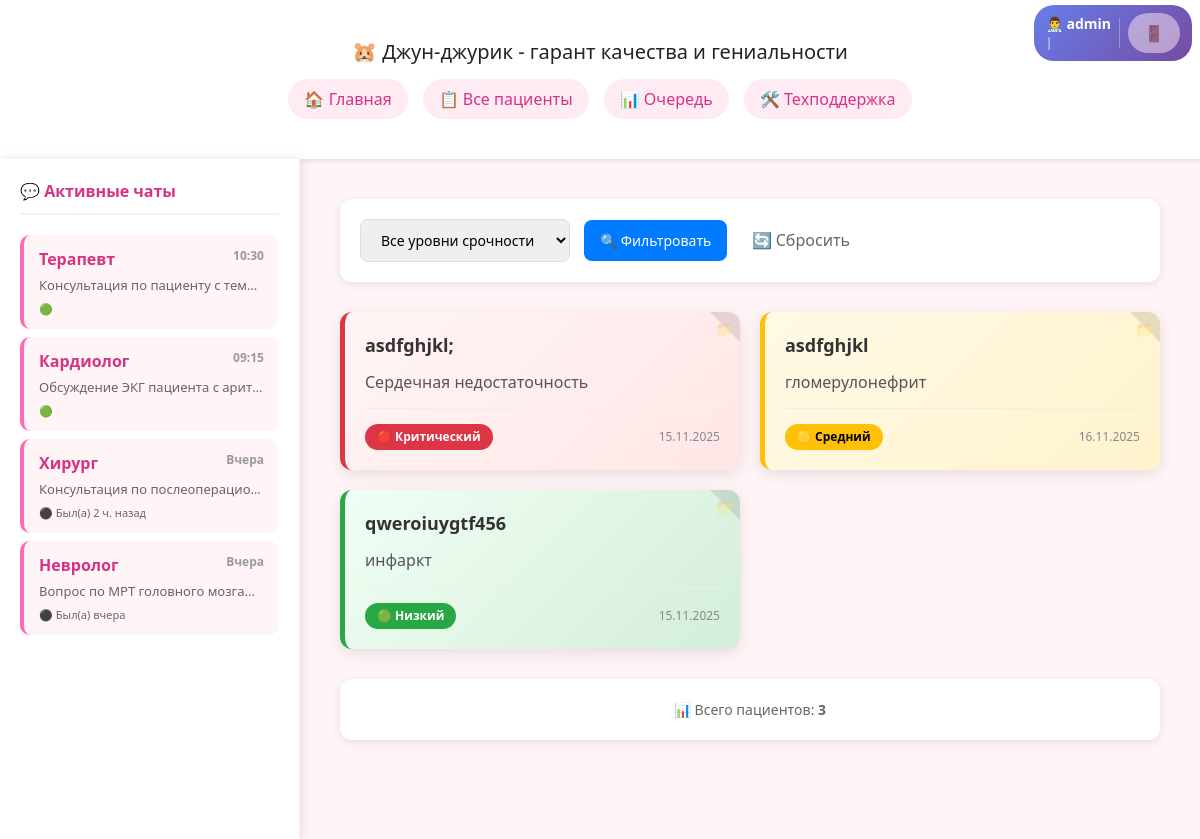
Page /patients/ (signed in) on the committed database.
### users/models.py (models this page shows, shortened)
class Doctor(AbstractUser):
    groups = models.ManyToManyField(
        'auth.Group',
        verbose_name='groups',
        blank=True,
        help_text='The groups this user belongs to.',
        related_name='doctor_set',  # Уникальный related_name
        related_query_name='doctor',
    )
    user_permissions = models.ManyToManyField(
        'auth.Permission',
        verbose_name='user permissions',
        blank=True,
        help_text='Specific permissions for this user.',
        related_name='doctor_set',  # Уникальный related_name
        related_query_name='doctor',
    )
    specialization = models.CharField(
        max_length=100,
        verbose_name="Специализация",
        help_text="Например: Кардиолог, Невролог, Терапевт"
    )
    department_name = models.CharField(
        max_length=150,
        verbose_name="Название отделения"
    )
    department_code = models.CharField(
        max_length=20,
        verbose_name="Код отделения"
    )
    phone = models.CharField(
        max_length=20,
        blank=True,
        verbose_name="Телефон"
    )
    license_number = models.CharField(
        max_length=50,
        blank=True,
        verbose_name="Номер медицинской лицензии"
    )
    is_verified = models.BooleanField(
        default=True,
        verbose_name="Верифицирован"
    )
    years_of_experience = models.IntegerField(
        default=0,
        verbose_name="Стаж работы (лет)"
    )
    bio = models.TextField(
        blank=True,
        verbose_name="О враче"
    )
    created_at = models.DateTimeField(
        auto_now_add=True,
        verbose_name="Дата добавления"
    )
    updated_at = models.DateTimeField(
        auto_now=True,
        verbose_name="Дата обновления"
    )
    class Meta:
        verbose_name = 'Врач'
        verbose_name_plural = 'Врачи'
        ordering = ['department_name', 'specialization', 'last_name']

### main/models.py (models this page shows, shortened)
class Patient(models.Model):
    encrypted_id = models.CharField(max_length=50, unique=True, verbose_name="ID пациента")
    encrypted_name = models.TextField(verbose_name="Зашифрованное имя пациента")
    diagnosis = models.TextField(blank=True, verbose_name="Диагноз")
    icd10_codes = models.TextField(blank=True, verbose_name="Коды МКБ-10")
    hilling_doc = models.CharField(max_length=50, blank=True, verbose_name="Лечащий врач")
    urgency_level = models.IntegerField(default=4, verbose_name="Уровень срочности (1-4)")
    emergency_criteria = models.IntegerField(
        default=50,
        verbose_name="Критерий неотложности (1-100)",
        help_text="Оценка неотложности состояния пациента по шкале от 1 до 100",
        validators=[MinValueValidator(1), MaxValueValidator(100)]
    )
    clinical_route = models.JSONField(default=dict, verbose_name="Клинический маршрут")
    visits_data = models.JSONField(
        default=list,
        blank=True,
        verbose_name="Данные визитов"
    )
    created_at = models.DateTimeField(auto_now_add=True)
    updated_at = models.DateTimeField(auto_now=True)
    is_active = models.BooleanField(default=True)
    class Meta:
        ordering = ['-emergency_criteria', 'urgency_level', '-created_at']
    def get_urgency_display(self):
        urgency_map = {
            1: '🔴 Критический',
            2: '🟠 Высокий',
            3: '🟡 Средний',
            4: '🟢 Низкий',
        }
        return urgency_map.get(self.urgency_level, '⚪ Неизвестно')

### main/views.py (the view)
# urls.py: path('patients/', views.PatientListView.as_view(), name='patient-list'),
class PatientListView(ListView):
    model = Patient
    template_name = 'main/patient_list.html'
    context_object_name = 'patients'
    def get_queryset(self):
        queryset = Patient.objects.filter(is_active=True)
        urgency_filter = self.request.GET.get('urgency')
        if urgency_filter and urgency_filter in ['1', '2', '3', '4']:
            queryset = queryset.filter(urgency_level=int(urgency_filter))
        return queryset.order_by('urgency_level', '-created_at')
    def get_context_data(self, **kwargs):
        context = super().get_context_data(**kwargs)
        context['current_urgency'] = self.request.GET.get('urgency', '')
        return context

### main/templates/main/patient_list.html (shortened to what this page needs)
{% extends 'main/head.html' %}
{% block content %}
</head>
<body>
    <div class="container">
        <div class="filters">
            <form method="get">
                <select name="urgency">
                    <option value="">Все уровни срочности</option>
                </select>
                <button type="submit">🔍 Фильтровать</button>
                <a href="{% url 'patient-list' %}" style="color: #666; text-decoration: none; margin-left: 10px;">🔄 Сбросить</a>
            </form>
        </div>
        <div class="patients-grid">
            {% for patient in patients %}
            <div class="patient-folder folder-urgency-{{ patient.urgency_level }}">
                <div class="folder-corner"></div>
                <div class="folder-icon">📁</div>
                <a href="{% url 'patient-detail' patient.encrypted_id %}" class="patient-name">
                    {{ patient.encrypted_name }}
                </a>
                <div class="patient-diagnosis">
                    {% if patient.diagnosis %}
                        {{ patient.diagnosis }}
                    {% else %}
                        <span style="color: #999;">Диагноз не указан</span>
                    {% endif %}
                </div>
                <div class="patient-meta">
                    <span class="urgency-badge badge-{{ patient.urgency_level }}">
                        {{ patient.get_urgency_display }}
                    </span>
                    <span class="patient-date">
                        {{ patient.created_at|date:"d.m.Y" }}
                    </span>
                </div>
            </div>
            {% empty %}
            <div class="empty-message">
                <div style="font-size: 48px; margin-bottom: 20px;">📭</div>
                <h3 style="color: #666; margin-bottom: 10px;">Пациенты не найдены</h3>
                <p style="color: #888;">Попробуйте изменить параметры фильтра</p>
            </div>
            {% endfor %}
        </div>
        <div class="stats">
            <p style="margin: 0; color: #666; font-size: 14px;">
                📊 Всего пациентов: <strong>{{ patients.count }}</strong>
            </p>
        </div>
    </div>
</body>
</html>
{% endblock %}

### main/templates/main/head.html (shortened to what this page needs)
<!doctype html>
<html lang="ru">
<head>
    <link rel="stylesheet" href="https://cdn.jsdelivr.net/npm/bootstrap@5.3.3/dist/css/bootstrap.min.css">
</head>
<body>
    <div class="header-section">
        <div class="container">
            <div class="nav-container">
                <h5 class="my-0 front-weight-normal">🐹 Джун-джурик - гарант качества и гениальности</h5>
                <div class="nav-buttons">
                    <a href="{% url 'index' %}">🏠 Главная</a>
                    {% if user.is_authenticated %}
                    <a href="{% url 'patient-list' %}">📋 Все пациенты</a>
                    <a href="{% url 'queue' %}">📊 Очередь</a>
                    <a href="#">🛠️ Техподдержка</a>
                    <span class="user-info">
                        <div class="user-text">
                            <div class="user-name">👨‍⚕️ {{ user.get_full_name|default:user.username }}</div>
                            <div class="user-details">{{ user.specialization }} | {{ user.department_name }}</div>
                        </div>
                        <a href="{% url 'doctor-logout' %}" class="logout-btn" title="Выйти">🚪</a>
                    </span>
                    {% else %}
                        <a href="{% url 'doctor-login' %}">🔐 Вход для врачей</a>
                    {% endif %}
                </div>
            </div>
        </div>
    </div>
    <div class="main-container">
        {% if user.is_authenticated %}
        <div class="chats-sidebar">
            <div class="chats-header">💬 Активные чаты</div>
            <a href="{% url 'doctor-chat' 'therapist' %}" class="chat-link">
                <div class="chat-item">
                    <div class="chat-specialist"> Терапевт <span class="chat-time">10:30</span></div>
                    <div class="chat-preview">Консультация по пациенту с температурой...</div>
                    <div class="chat-status online">🟢</div>
                </div>
            </a>
            <a href="{% url 'doctor-chat' 'cardiologist' %}" class="chat-link">
                <div class="chat-item">
                    <div class="chat-specialist"> Кардиолог <span class="chat-time">09:15</span></div>
                    <div class="chat-preview">Обсуждение ЭКГ пациента с аритмией...</div>
                    <div class="chat-status online">🟢 </div>
                </div>
            </a>
            <a href="{% url 'doctor-chat' 'surgeon' %}" class="chat-link">
                <div class="chat-item">
                    <div class="chat-specialist">Хирург <span class="chat-time">Вчера</span></div>
                    <div class="chat-preview">Консультация по послеоперационному уходу...</div>
                    <div class="chat-status offline">⚫ Был(а) 2 ч. назад</div>
                </div>
            </a>
            <a href="{% url 'doctor-chat' 'neurologist' %}" class="chat-link">
                <div class="chat-item">
                    <div class="chat-specialist"> Невролог <span class="chat-time">Вчера</span></div>
                    <div class="chat-preview">Вопрос по МРТ головного мозга...</div>
                    <div class="chat-status offline">⚫ Был(а) вчера</div>
                </div>
            </a>
        </div>
        {% endif %}
        <div class="content-area">
            {% block content %}{% endblock %}
</body>
</html>

### main/templates/main/head.html (style rules this page uses)
body { background-color: #fff5f7; min-height: 100vh; margin: 0; padding: 0; }
.main-container { display: flex; min-height: calc(100vh - 120px); }
.chats-sidebar { width: 300px; background: white; box-shadow: 2px 0 10px rgba(0,0,0,0.1); padding: 20px; overflow-y: auto; border-right: 1px solid #ffebf3; }
.chats-header { color: #d63384; font-weight: 600; margin-bottom: 20px; padding-bottom: 10px; border-bottom: 2px solid #ffebf3; }
.chat-item { padding: 12px 15px; margin-bottom: 8px; background: #fff5f7; border-radius: 10px; border-left: 4px solid #ff69b4; cursor: pointer; transition: all 0.3s ease; }
.chat-specialist { font-weight: 600; color: #d63384; }
.chat-time { font-size: 12px; color: #999; float: right; }
.chat-preview { font-size: 13px; color: #666; margin-top: 5px; white-space: nowrap; overflow: hidden; text-overflow: ellipsis; }
.chat-status { font-size: 11px; margin-top: 5px; color: #666; }
.chat-link { text-decoration: none; color: inherit; display: block; }
.content-area { flex: 1; padding: 20px; overflow-y: auto; }
.header-section { background-color: white; box-shadow: 0 2px 4px rgba(0,0,0,0.1); padding: 20px 0; }
.nav-container { display: flex; flex-direction: column; align-items: center; gap: 15px; }
.nav-buttons { display: flex; gap: 15px; flex-wrap: wrap; justify-content: center; align-items: center; }
.nav-buttons a { text-decoration: none; padding: 8px 16px; border-radius: 20px; background-color: #ffebf3; color: #d63384; transition: all 0.3s ease; }
.user-info { position: absolute; top: 5px; right: 8px; background: linear-gradient(135deg, #667eea, #764ba2); color: white; padding: 8px 12px; border-radius: 20px; font-size: 14px; display: flex; align-items: center; gap: 8px; }
.user-text { text-align: left; line-height: 1.3; }
.user-name { font-size: 14px; font-weight: 600; margin-bottom: 2px; }
.user-details { font-size: 12px; opacity: 0.9; }
.logout-btn { background: none; border: none; color: white; text-decoration: none; font-size: 16px; opacity: 0.5; transition: opacity 0.3s ease; padding: 4px; cursor: pointer; }

### main/templates/main/patient_list.html (style rules this page uses)
.container { max-width: 1400px; margin: 0 auto; padding: 20px; }
.filters { background: white; padding: 20px; border-radius: 12px; margin-bottom: 30px; box-shadow: 0 2px 10px rgba(0,0,0,0.1); }
.filters select, .filters button { padding: 10px 16px; margin-right: 10px; border: 1px solid #ddd; border-radius: 8px; font-size: 14px; }
.filters button { background: #007bff; color: white; border: none; cursor: pointer; transition: background 0.3s; }
.patients-grid { display: grid; grid-template-columns: repeat(auto-fill, minmax(300px, 1fr)); gap: 20px; margin-bottom: 30px; }
.patient-folder { background: white; border-radius: 12px; padding: 20px; box-shadow: 0 4px 15px rgba(0,0,0,0.1); transition: transform 0.3s, box-shadow 0.3s; border-left: 5px solid; position: relative; overflow: hidden; }
.folder-urgency-1 { border-left-color: #dc3545; background: linear-gradient(135deg, #fff5f5, #ffe6e6); }
.folder-urgency-3 { border-left-color: #ffc107; background: linear-gradient(135deg, #fff9e6, #fff3cd); }
.folder-urgency-4 { border-left-color: #28a745; background: linear-gradient(135deg, #f0fff4, #d4edda); }
.patient-name { font-size: 18px; font-weight: bold; margin-bottom: 12px; color: #333; text-decoration: none; display: block; transition: color 0.3s; }
.patient-diagnosis { color: #555; margin-bottom: 15px; line-height: 1.4; display: -webkit-box; -webkit-line-clamp: 3; -webkit-box-orient: vertical; overflow: hidden; }
.patient-meta { display: flex; justify-content: space-between; align-items: center; margin-top: 15px; padding-top: 15px; border-top: 1px solid #eee; }
.urgency-badge { padding: 4px 12px; border-radius: 20px; font-size: 12px; font-weight: bold; color: white; }
.badge-1 { background: #dc3545; }
.badge-3 { background: #ffc107; color: #000; }
.badge-4 { background: #28a745; }
.patient-date { font-size: 12px; color: #888; }
.stats { background: white; padding: 20px; border-radius: 12px; text-align: center; box-shadow: 0 2px 10px rgba(0,0,0,0.1); }
.folder-corner { position: absolute; top: 0; right: 0; width: 0; height: 0; border-style: solid; border-width: 0 30px 30px 0; border-color: transparent rgba(0,0,0,0.1) transparent transparent; }
.folder-icon { position: absolute; top: 5px; right: 5px; font-size: 16px; color: rgba(0,0,0,0.3); }

### rows in the picture
Doctor: get_full_name "admin"
Patient: encrypted_name "asdfghjkl;", diagnosis "Сердечная недостаточность", urgency "🔴 Критический", created_at "15.11.2025"
Patient: encrypted_name "asdfghjkl", diagnosis "гломерулонефрит", urgency "🟡 Средний", created_at "16.11.2025"
Patient: encrypted_name "qweroiuygtf456", diagnosis "инфаркт", urgency "🟢 Низкий", created_at "15.11.2025"

### other values in the picture
{{ patients.count }} "3"
